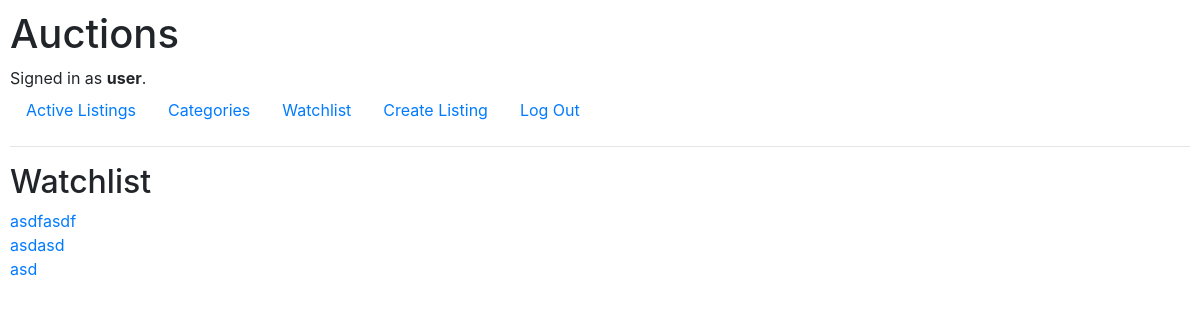
Page /watchlist (signed in) on the earlier database version.
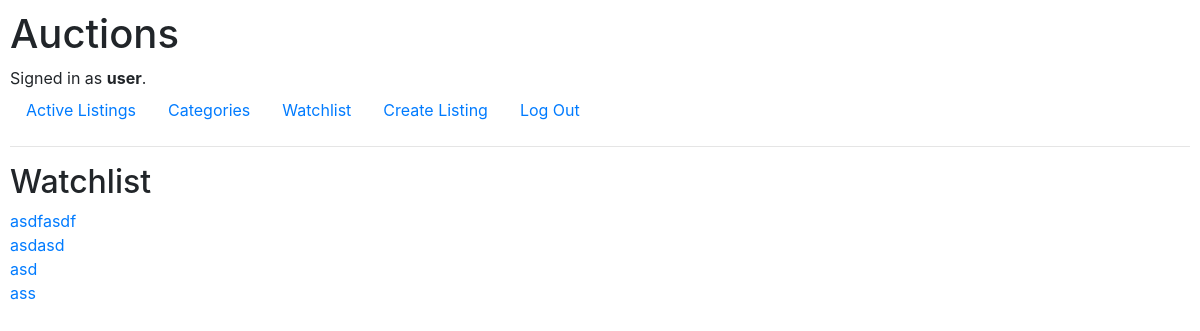
Same page on the later database version.
### auctions/models.py (models this page shows, shortened)
class Wauction(models.Model):
    active = models.BooleanField('Active', null=True)
    auction = models.ForeignKey('Auction', on_delete=models.CASCADE)
    user = models.ForeignKey('User', on_delete=models.CASCADE)

class Auction(models.Model):
    title = models.CharField(max_length=200)
    description = models.TextField()
    img_url = models.TextField()
    price = models.IntegerField()
    created_date = models.DateTimeField(default=timezone.now)
    closed = models.BooleanField('Closed', default=False)
    category = models.ForeignKey(
        'Category',
        on_delete=models.PROTECT,
        null=True
        )
    user = models.ForeignKey('User', on_delete=models.CASCADE)
    winner = models.ForeignKey(
        'User',
        on_delete=models.PROTECT,
        null=True,
        related_name="auction_winner"
        )

### auctions/views.py (the view, shortened to what this page needs)
# urls.py: path("watchlist", views.watchlist, name="watchlist"),
@login_required(login_url='login')
def watchlist(request):
    user = request.user
    if user.is_authenticated:
        if request.method == "GET":
            if Wauction.objects.filter(user=user, active=True).exists():
                wauctions = Wauction.objects.filter(user=user, active=True)
                if wauctions.count() > 1:
                    return render(
                        request,
                        "auctions/watchlist.html",
                        {"auctions": wauctions}
                        )
            else:
                return render(
                    request,
                    "auctions/watchlist.html",
                    {"auctions": []}
                    )
    else:
        return redirect("index")

### auctions/templates/auctions/watchlist.html
{% extends "auctions/layout.html" %}
{% block body %}
    <h2>Watchlist</h2>
        {% if auctions %}
            {% for auction in auctions %}
                <li><a href="{% url 'show' auction.auction.id %}"> {{ auction.auction.title }} </a></li>
            {% endfor %}
        {% elif auction    %}
            <h3>Add some auctions to your watchlist to see them here.</h3>
        {% endif %}
{% endblock %}

Differences in the rows shown:
added Wauction: auction "ass"
